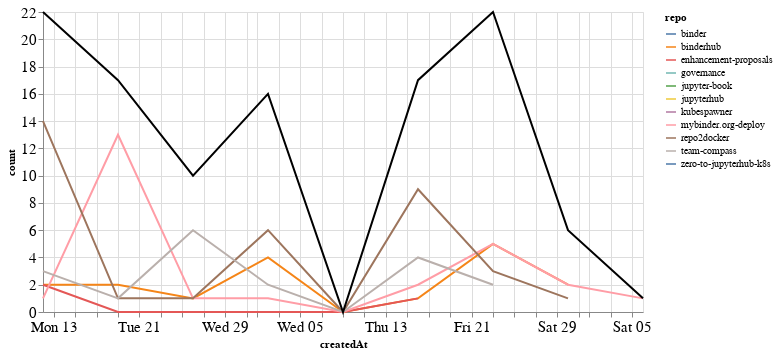

Write notebook code for a chart like this one.
### Markdown cell above
## Comments

### Code cell
comments_time = comments.groupby('repo').resample('W', on='createdAt').count()['author'].reset_index()
comments_time = comments_time.rename(columns={'author': 'count'})
comments_time_total = comments_time.groupby('createdAt').agg({"count": "sum"}).reset_index()
ch1 = alt.Chart(comments_time, width=600).mark_line().encode(
    x='createdAt',
    y='count',
    color='repo',
    tooltip="repo"
)

ch2 = alt.Chart(comments_time_total, width=600).mark_line(color="black").encode(
    x='createdAt',
    y='count',
)

ch1 + ch2

### Figure 1 — Vega-Lite specification as saved in the notebook (floating-point values rounded to 4 significant figures)
{"config": {"axisLeft": {"labelFontSize": 15}, "axisBottom": {"labelFontSize": 15}}, "layer": [{"data": {"name": "data-c40beef245fa3eb105d2c21f786c604b"}, "mark": "line", "encoding": {"color": {"type": "nominal", "field": "repo"}, "tooltip": {"type": "nominal", "field": "repo"}, "x": {"type": "temporal", "field": "createdAt"}, "y": {"type": "quantitative", "field": "count"}}, "width": 600}, {"data": {"name": "data-bd33d1582d70db1d12cc95e394831951"}, "mark": {"type": "line", "color": "black"}, "encoding": {"x": {"type": "temporal", "field": "createdAt"}, "y": {"type": "quantitative", "field": "count"}}, "width": 600}], "$schema": "https://vega.github.io/schema/vega-lite/v4.8.1.json", "datasets": {"data-c40beef245fa3eb105d2c21f786c604b": [{"repo": "binder", "createdAt": "2020-08-23T00:00:00", "count": 1}, {"repo": "binderhub", "createdAt": "2020-07-12T00:00:00", "count": 2}, {"repo": "binderhub", "createdAt": "2020-07-19T00:00:00", "count": 2}, {"repo": "binderhub", "createdAt": "2020-07-26T00:00:00", "count": 1}, {"repo": "binderhub", "createdAt": "2020-08-02T00:00:00", "count": 4}, {"repo": "binderhub", "createdAt": "2020-08-09T00:00:00", "count": 0}, {"repo": "binderhub", "createdAt": "2020-08-16T00:00:00", "count": 1}, {"repo": "binderhub", "createdAt": "2020-08-23T00:00:00", "count": 5}, {"repo": "binderhub", "createdAt": "2020-08-30T00:00:00", "count": 2}, {"repo": "enhancement-proposals", "createdAt": "2020-07-12T00:00:00", "count": 2}, {"repo": "enhancement-proposals", "createdAt": "2020-07-19T00:00:00", "count": 0}, {"repo": "enhancement-proposals", "createdAt": "2020-07-26T00:00:00", "count": 0}, {"repo": "enhancement-proposals", "createdAt": "2020-08-02T00:00:00", "count": 0}, {"repo": "enhancement-proposals", "createdAt": "2020-08-09T00:00:00", "count": 0}, {"repo": "enhancement-proposals", "createdAt": "2020-08-16T00:00:00", "count": 1}, {"repo": "governance", "createdAt": "2020-08-23T00:00:00", "count": 2}, {"repo": "jupyter-book", "createdAt": "2020-08-30T00:00:00", "count": 1}, {"repo": "jupyterhub", "createdAt": "2020-08-23T00:00:00", "count": 4}, {"repo": "kubespawner", "createdAt": "2020-07-26T00:00:00", "count": 1}, {"repo": "mybinder.org-deploy", "createdAt": "2020-07-12T00:00:00", "count": 1}, {"repo": "mybinder.org-deploy", "createdAt": "2020-07-19T00:00:00", "count": 13}, {"repo": "mybinder.org-deploy", "createdAt": "2020-07-26T00:00:00", "count": 1}, {"repo": "mybinder.org-deploy", "createdAt": "2020-08-02T00:00:00", "count": 1}, {"repo": "mybinder.org-deploy", "createdAt": "2020-08-09T00:00:00", "count": 0}, {"repo": "mybinder.org-deploy", "createdAt": "2020-08-16T00:00:00", "count": 2}, {"repo": "mybinder.org-deploy", "createdAt": "2020-08-23T00:00:00", "count": 5}, {"repo": "mybinder.org-deploy", "createdAt": "2020-08-30T00:00:00", "count": 2}, {"repo": "mybinder.org-deploy", "createdAt": "2020-09-06T00:00:00", "count": 1}, {"repo": "repo2docker", "createdAt": "2020-07-12T00:00:00", "count": 14}, {"repo": "repo2docker", "createdAt": "2020-07-19T00:00:00", "count": 1}, {"repo": "repo2docker", "createdAt": "2020-07-26T00:00:00", "count": 1}, {"repo": "repo2docker", "createdAt": "2020-08-02T00:00:00", "count": 6}, {"repo": "repo2docker", "createdAt": "2020-08-09T00:00:00", "count": 0}, {"repo": "repo2docker", "createdAt": "2020-08-16T00:00:00", "count": 9}, {"repo": "repo2docker", "createdAt": "2020-08-23T00:00:00", "count": 3}, {"repo": "repo2docker", "createdAt": "2020-08-30T00:00:00", "count": 1}, {"repo": "team-compass", "createdAt": "2020-07-12T00:00:00", "count": 3}, {"repo": "team-compass", "createdAt": "2020-07-19T00:00:00", "count": 1}, {"repo": "team-compass", "createdAt": "2020-07-26T00:00:00", "count": 6}, {"repo": "team-compass", "createdAt": "2020-08-02T00:00:00", "count": 2}, {"repo": "team-compass", "createdAt": "2020-08-09T00:00:00", "count": 0}, {"repo": "team-compass", "createdAt": "2020-08-16T00:00:00", "count": 4}, {"repo": "team-compass", "createdAt": "2020-08-23T00:00:00", "count": 2}, {"repo": "zero-to-jupyterhub-k8s", "createdAt": "2020-08-02T00:00:00", "count": 3}], "data-bd33d1582d70db1d12cc95e394831951": [{"createdAt": "2020-07-12T00:00:00", "count": 22}, {"createdAt": "2020-07-19T00:00:00", "count": 17}, {"createdAt": "2020-07-26T00:00:00", "count": 10}, {"createdAt": "2020-08-02T00:00:00", "count": 16}, {"createdAt": "2020-08-09T00:00:00", "count": 0}, {"createdAt": "2020-08-16T00:00:00", "count": 17}, {"createdAt": "2020-08-23T00:00:00", "count": 22}, {"createdAt": "2020-08-30T00:00:00", "count": 6}, {"createdAt": "2020-09-06T00:00:00", "count": 1}]}}
